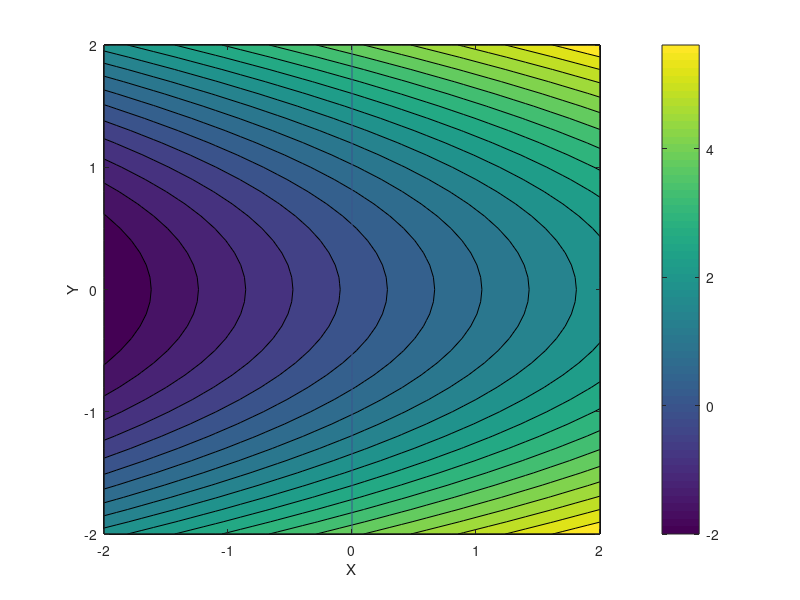

Write the MATLAB code that produced this figure. (Note: this script raises an error after producing the figure.)
function independent_test()
% To test: 
% min f = x + y^2;
% s.t. e^x - 1 >= 0

close all
clc
addpath('./odl_flecs')

plot_contour(-2, 2, -2, 2)

m_eq = 0; 
m_ieq = 1;  
m_con = m_eq + m_ieq; 

% xk =  [0.51, 0.52]; 
 xk = [-1, -0.5]'; 
% xk = [-0.5, -1.5];
% xk = [1.5, -0.5]; 
% xk = [-0.5, 1]; 
    
lambda = zeros(m_con,1); 
plot_point(xk, 'y', 'x');

xold = xk; 
max_iter = 50*(length(xk) + length(lambda));    % n+m;

mu_init = 5;      % 10;     % 0.01;  
mu_pow = 1;       % 0.5;    % 1;

mu = mu_init;
radius = 0.25;
krylov_tolerance = 1e-2;
reduced_nu = 0.95;
des_tol = 1e-6;
ceq_tol = 1e-6;

k = 0;

hisfile = 'hist_inequ_1.txt'; 
file = fopen(hisfile,'w');
fprintf(file, 'krylov_tolerance : %e,  des_tol : %e\n', krylov_tolerance, des_tol);

while k < max_iter
    k = k+1;
    [f, g, h] = objs(xk);
    [c, c_g, c_h] = cons(xk);
       
    %% --------------------------------------------
    % zero out the inactive inequality constraints
    
    subspace_size = length(xk) + length(find(c(m_eq+1 : m_con)<0));
    
%     row_keep = m_eq + find(c(m_eq+1:m_con)<0);  % index of active inequ cons
%     m_active = length(row_keep);                % num of active inequ cons


    % here activeness criteria is changed
    % 
    crit_vec = -lambda(m_eq+1 : m_con) - c(m_eq+1 : m_con); 
    num_inactive = length(find( crit_vec < 0)); 
    
    if num_inactive > 0           % if inactive exists, inside feasible region       

        idx_inactive = m_eq + find(crit_vec < 0);      % idx of inactive inequ
    
        % zero the inactive row of Jacob matrix and inequality constraints
        c_g(idx_inactive,:) = zeros(size(c_g(idx_inactive,:)));
        c(idx_inactive,:) = zeros(size(c(idx_inactive,:)));

        % for i=1:num_inactive
            c_h = zeros(size(c_h));
        % end
        
        lambda(idx_inactive) = 0; 
        subspace_size = length(xk) + length(lambda) - num_inactive; 
        
    end
    
    %-------------------------------------------               
    dLdX = (g + lambda'*c_g)';
    dLdXX = h;
    % for kc = 1:length(c)
    dLdXX = dLdXX + lambda*c_h;
    % end
        
    if (k == 1)
        grad_norm0 = norm(dLdX);
        grad_norm = grad_norm0;
        feas_norm0 = norm(c);
        feas_norm = feas_norm0;
        kkt_norm0 = sqrt(feas_norm0*feas_norm0 + grad_norm0*grad_norm0);
        kkt_norm = kkt_norm0;
        grad_tol = des_tol * grad_norm0;
        feas_tol = ceq_tol * max(feas_norm0, 1e-6);
        fprintf(file, 'initial grad_norm : %e,  target grad_norm : %e\n', grad_norm0, grad_tol); 
        fprintf(file, 'initial feas_norm : %e,  target feas_norm : %e\n', feas_norm0, feas_tol); 

    else
        grad_norm = norm(dLdX);
        feas_norm = norm(c);
        mu = max(mu, mu_init*(feas_norm0/feas_norm)^(mu_pow));
        kkt_norm = sqrt(feas_norm*feas_norm + grad_norm*grad_norm);
    end
    
    fprintf(file, '-------------------------------------------------------------\n');
    fprintf(file, 'nonlinear iteration : %d\n', k); 
    fprintf(file, 'current obj : %e, grad_norm : %e, feas_norm: %e\n',f, grad_norm, feas_norm); 
    fprintf(file, 'lambda: %f, %f  ', lambda(:)); 
      
    
    if (grad_norm < grad_tol)  && (feas_norm < feas_tol)   %  (norm(dLdX) < 1e-6)
       fprintf('converged!')
       fprintf(file, '\n-------------------------------------------------------------\n'); 
       fprintf(file, 'optimization loop terminated because: grad_norm < grad_tol && feas_norm < feas_tol\n');
       fprintf(file, 'outer iter: %d,  xk: %f %f,  f: %f, c: %f %f \n', k, xk(:), f, c(:)); 
       fprintf(file, 'grad_norm : %e, feas_norm: %e \n', grad_norm, feas_norm);
       fprintf(file, 'final lambda: %f %f \n',  lambda(:)); 
        break
    end
   
    krylov_tol = krylov_tolerance * min(1, sqrt( kkt_norm/kkt_norm0 ));
    if 1
        krylov_tol = max(krylov_tol, min(grad_tol/grad_norm, feas_tol/feas_norm));
    else
        krylov_tol = max(krylov_tol, 0.001);
    end
    krylov_tol = krylov_tol * reduced_nu;
    fprintf(file, 'krylov_tol : %e \n', krylov_tol); 

    [dx, iters, hist] = FLECS(dLdXX, c_g, -dLdX, -c, xk, subspace_size, krylov_tol, radius, mu);
    
    xk = xk + dx(1:length(xk));
    
    lambda = lambda + dx(length(xk)+1:end);
    
    plot_line(xold, xk, 'o')
    xold = xk; 
    
    pause(1)
end

fclose(file);
plot_point(xk, 'g', '^')
end

function [f, f_g, f_h] = objs(x)
% n = length(x); 
f = x(1) + x(2)^2; 
f_g = [1, 2*x(2)]; 
f_h = [0, 0; 0, 2];
end

function [c, c_g, c_h] = cons(x)
% input x: row vector
% s.t.  e^x - 1 >= 0

c = exp(x(1)) - 1;  
c_g = [exp(x(1)), 0]; 
c_h = [exp(x(1)), 0; 0, 0]; 

end

function plot_contour(xmin, xmax, ymin, ymax)
% min  f = x + y^2
% s.t. e^x - 1 >= 0
% create a grid of points at which to evaluate the function and the
% constraint
% y_low = -1;  y_high = 0; 

[X,Y] = meshgrid(xmin:.1:xmax, ymin:0.1:ymax);
f = zeros(size(X,1),size(X,2));

% evaluate the function and constraint at the points
for i = 1:size(X,1)
    for j = 1:size(X,2)
        f(i,j) = X(i,j) + Y(i,j)^2;       
    end
end

% plot the contours of the objective function
[C,h] = contourf(X,Y,f,20);
colorbar
% surf(X,Y,f);
xlabel('X')
ylabel('Y')
hold all
% line([xmin, xmax], [y_high, y_high],'Color','b','LineWidth', 2, 'MarkerSize', 9);
% hold all

% % y > -1
% line([xmin, xmax], [y_low, y_low],'Color','b','LineWidth', 2, 'MarkerSize', 9);  % 'Marker','o',
% hold all


% y = exp(x) - 1; 
for i = 1:size(X,1)
    for j = 1:size(X,2)
        c(i,j) = exp(X(i,j)) - 1;       
    end
end

contour(X,Y,c,[0 0],'Color','b','LineWidth', 2);
hold all

end

function plot_point(x0, color, marker)
hold all
plot(x0(1), x0(2), 'Color',color,'Marker',marker,'LineWidth', 2, 'MarkerSize', 12)
hold all
end

function plot_line(xold, xk, marker)
hold all
line([xold(1), xk(1)], [xold(2), xk(2)],'Color','r','Marker', marker, 'LineWidth', 2, 'MarkerSize', 9);
hold all
end


